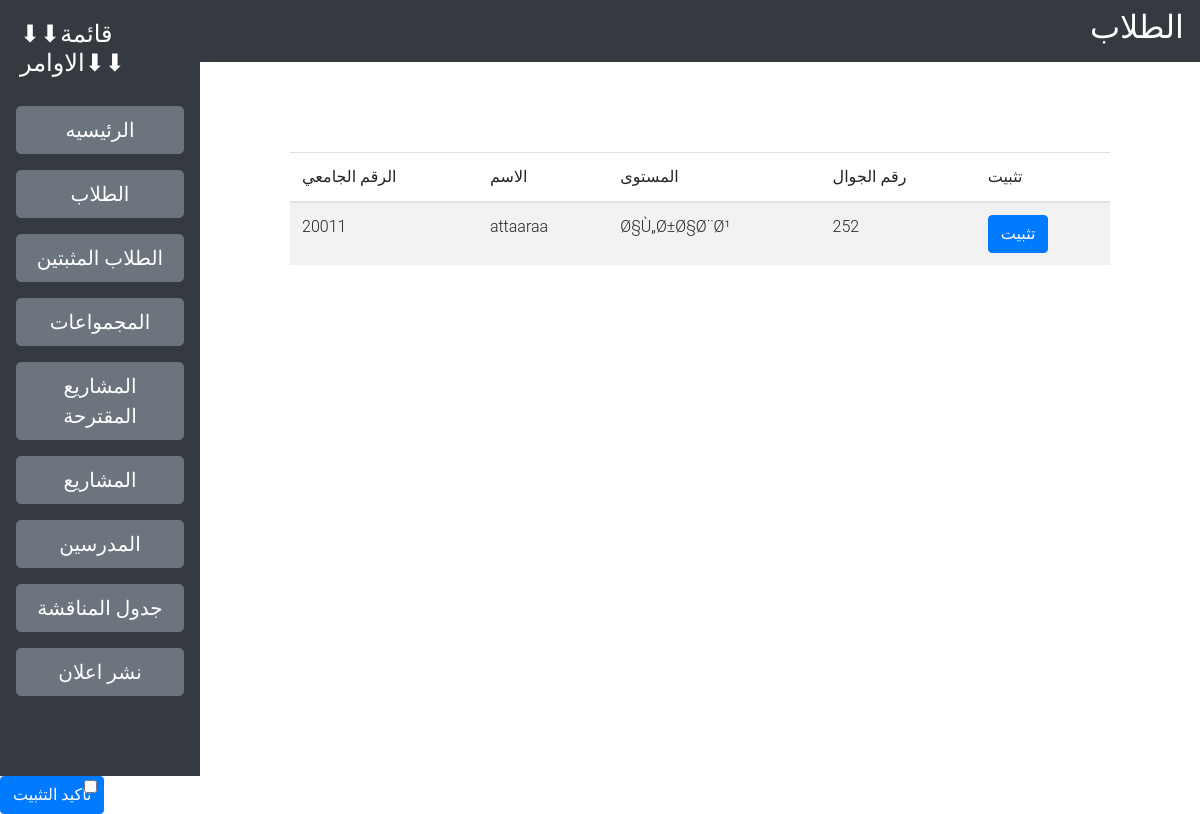
/student.php, run on the app's committed database.
### tables this page shows
CREATE TABLE `st` (
  `id` int(11) NOT NULL,
  `name` varchar(100) DEFAULT NULL,
  `lv` varchar(50) DEFAULT NULL,
  `phonn` int(11) DEFAULT NULL,
  `active` int(11) DEFAULT NULL
);

### student.php (the view, shortened to what this page needs)
<?php
$server = 'localhost';
$user = 'root';
$password = '';
$db_name = 'm';
$conn = new mysqli($server,$user,$password,$db_name);
?>
<!DOCTYPE html>
<html lang="en">
<head>
    <link rel="stylesheet" href="css/style.css">
    <link rel="stylesheet" href="https://stackpath.bootstrapcdn.com/bootstrap/4.3.1/css/bootstrap.min.css">
</head>
<body >
    <div class="row mx-0">
    <div class="col-2" style="padding: 0px"  >
        <div class=" bg-dark" >
        <ul class="nav flex-column">
            <li class="nav-item" >
          <h4 class="text-white" style="margin:20px" >⬇⬇قائمة الاوامر⬇⬇</h4>
      </li>
    <li class="nav-item">
       <a class="nav-link" href="admin.php"> <button type="button" class="btn btn-secondary btn-lg btn-block">الرئيسيه</button>
</a>
      </li>
             <li class="nav-item">
       <a class="nav-link active" href="student.php"><button type="button" class="btn btn-secondary btn-lg btn-block">الطلاب</button>
</a>
      </li>
      <li class="nav-item">
       <a class="nav-link active" href="studenta.php"><button type="button" class="btn btn-secondary btn-lg btn-block">الطلاب المثبتين</button>
</a>
      </li>
      <li class="nav-item">
            <a class="nav-link active" href="gro.php"><button type="button" class="btn btn-secondary btn-lg btn-block">المجمواعات</button>
</a>
      </li>
      <li class="nav-item">
       <a class="nav-link" href="project.php"> <button type="button" class="btn btn-secondary btn-lg btn-block">المشاريع المقترحة</button>
</a>
      </li>
     <li class="nav-item">
       <a class="nav-link" href="projecta.php"> <button type="button" class="btn btn-secondary btn-lg btn-block">المشاريع</button>
</a>
      </li>
    <li class="nav-item">
       <a class="nav-link" href="tech.php"> <button type="button" class="btn btn-secondary btn-lg btn-block">المدرسين</button>
</a>
      </li>
    <li class="nav-item">
       <a class="nav-link" href="shda.php"> <button type="button" class="btn btn-secondary btn-lg btn-block">جدول المناقشة</button>
</a>
      </li>
             <li class="nav-item">
       <a class="nav-link" href="aa.php"> <button type="button" class="btn btn-secondary btn-lg btn-block">نشر اعلان</button>
</a>
      </li>
        <br><br><br>
      </ul>
    </div>
    </div>
       <div class="col-10 " style="padding: 0px ">
        <nav class="navbar navbar-dark bg-dark">
  <h2 class="text-white"> الطلاب</h2>
</nav>
    <div style="padding: 90PX"  >
      <table class="table table-striped">
  <thead>
    <tr>
      <th scope="col">الرقم الجامعي</th>
      <th scope="col">الاسم</th>
      <th scope="col">المستوى</th>
      <th scope="col">رقم الجوال</th>
      <th scope="col">تثبيت</th>
    </tr>
  </thead>
              <tbody>
   <?php
            $sql = "SELECT * FROM st WHERE active = '0'";
            $result = mysqli_query($conn, $sql);
            while($row = mysqli_fetch_assoc($result)) {
            ?>
            <tr>
                <td><?= $row['id'] ?></td>
                <td><?= $row['name'] ?></td>
                <td><?= $row['lv'] ?></td>
                 <td><?= $row['phonn'] ?></td>
                 <td> <form action="active.php?n1=<?= $row['id'] ?>" method="post"> <button class="btn btn-primary" name="register" type="submit"> تثبيت</button>  </form> </td>
            </tr>
            <?php }
            ?>
  </tbody>
        </table><br>
</div>
    </div>
    </div>
      ?> <form action="" method="post"><button class="btn btn-primary" name="register" type="submit">تاكيد التثبيت</button><input type="checkbox" class="form-check-input" name="check"></form>
</body>
</html>

### css/style.css (style rules this page uses)
* { margin: 0; font-family: "Roboto", sans-serif, "Helvetica", sans-serif; font-weight: 300; }
.btn { background: #efefef; padding: 10px 15px; text-decoration: none; border-radius: 3px; color: #000; font-weight: 400; }
.container h1, h2, h3 { margin-top: 15px; margin-left: 0; font-weight: 400; }

### data on the page
st: id "20011", name "attaaraa", lv "Ø§Ù„Ø±Ø§Ø¨Ø¹", phonn "252"
